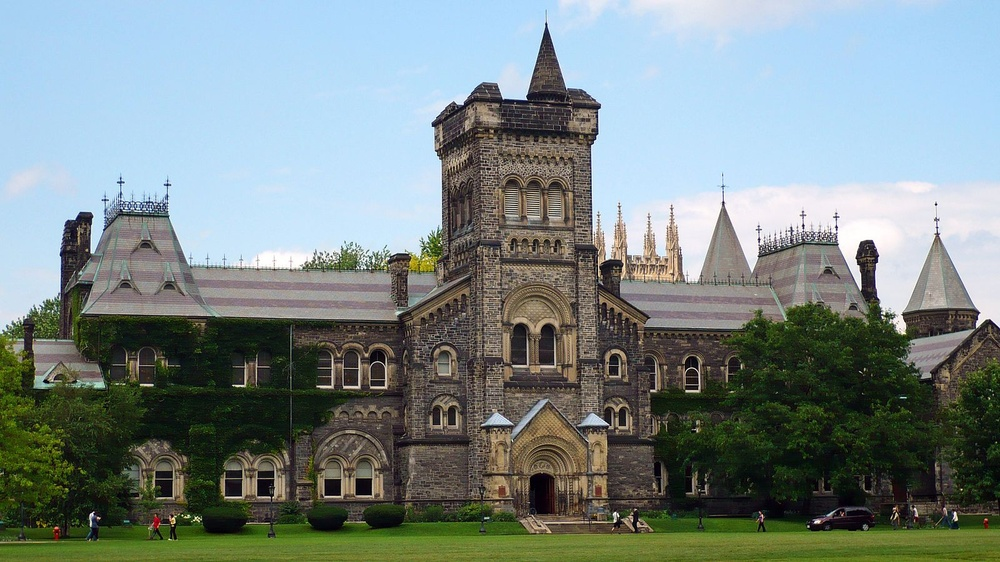
#> input picture images/leftang.jpeg, 1000 x 562 px, shrunk from 1600 x 900 before the run
$ python task3.py   (older library calls are emulated)
#> lines starting #> are read from the running program, lines starting #| are printed output that depends on the picture; after the words box and inside, x2 and y2 are one past the last pixel; in counts of white or black regions, pixels touching at a corner belong together
import matplotlib.pyplot as plt
import cv2
import numpy as np

corner_threshold = 1e6
show_corners = True
scatterplot = False
print_evs = False

# load I1 saved as I1.jpeg
I1 = cv2.imread('images/leftang.jpeg', cv2.IMREAD_GRAYSCALE)
#> I1: shape (562, 1000); min 0, max 255, mean 132.2
I2 = cv2.imread('images/centang.jpeg', cv2.IMREAD_GRAYSCALE)
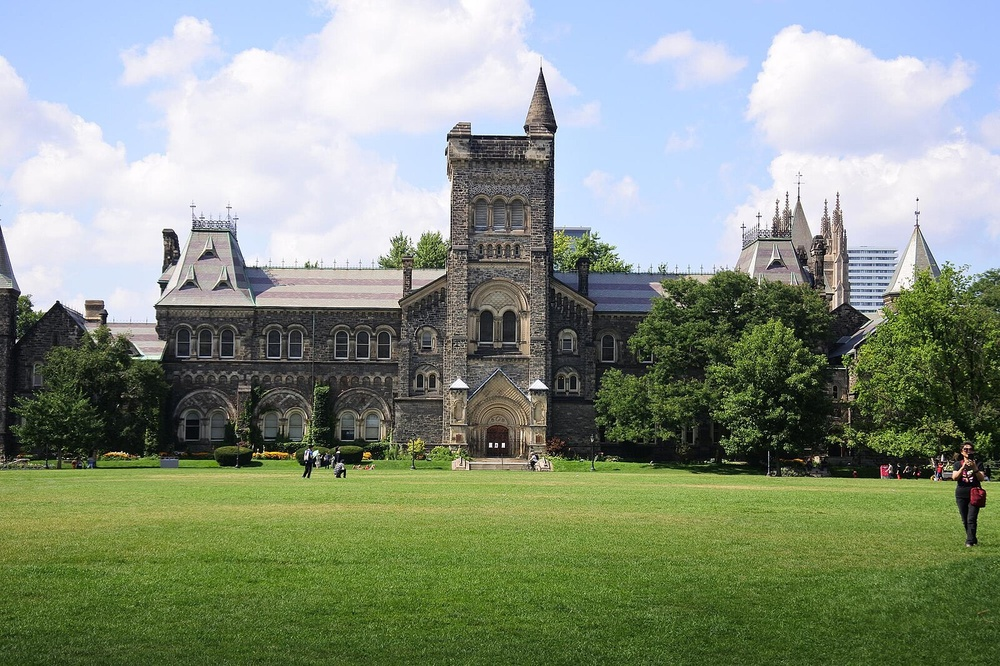
#> input picture images/centang.jpeg, 1000 x 666 px, shrunk from 1600 x 1066 before the run
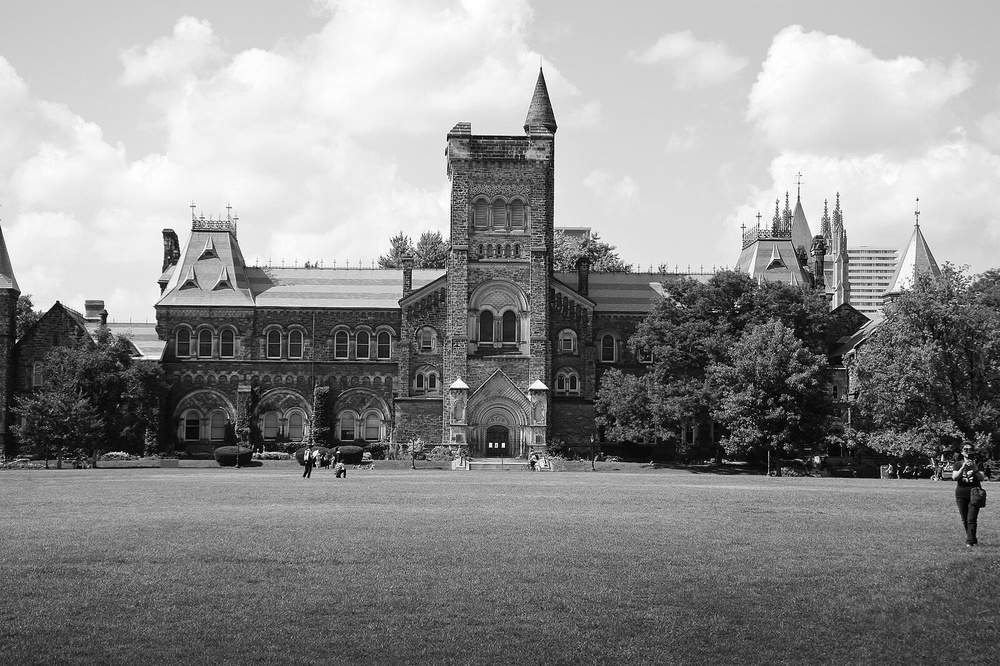
#> I2: shape (666, 1000); min 0, max 255, mean 141.9

def get_eigenvalues(img):
    blur = cv2.GaussianBlur(img, (5,5), 7)
    Ix = cv2.Sobel(blur, cv2.CV_64F, 1, 0, ksize=5)
    Iy = cv2.Sobel(blur, cv2.CV_64F, 0, 1, ksize=5)

    IxIy = np.multiply(Ix, Iy)
    Ix2 = np.multiply(Ix, Ix)
    Iy2 = np.multiply(Iy, Iy)

    Ix2_blur = cv2.GaussianBlur(Ix2, (25, 25), 35 * 5)
    Iy2_blur = cv2.GaussianBlur(Iy2, (25, 25), 35 * 5)
    IxIy_blur = cv2.GaussianBlur(IxIy, (25, 25), 35 * 5)

    det = np.multiply(Ix2_blur, Iy2_blur) - np.multiply(IxIy_blur,IxIy_blur)
    trace = Ix2_blur + Iy2_blur

    eigenv1 = (trace + np.sqrt(trace**2 - 4*det))/2
    eigenv2 = (trace - np.sqrt(trace**2 - 4*det))/2

    print("the shape of eigenvalues: ", eigenv1.shape)
#| the shape of eigenvalues:  (562, 1000)

    return eigenv1, eigenv2

lambda1_I1, lambda2_I1 = get_eigenvalues(I1)
lambda1_I2, lambda2_I2 = get_eigenvalues(I2)
#> in get_eigenvalues (call 2), `IxIy_blur = cv2.GaussianBlur(IxIy, (25, 25), 35 * 5)`:
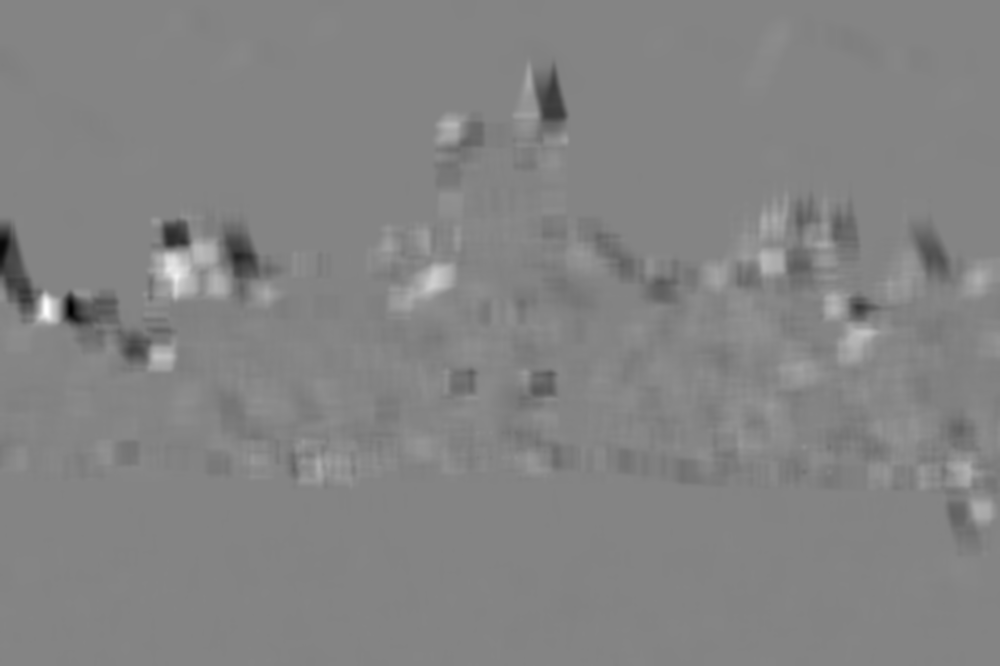
#> IxIy_blur: shape (666, 1000) float64; min -1489058.1, max 1381073, mean -3094.1; drawn with min black and max white
#| the shape of eigenvalues:  (666, 1000)

if print_evs:
    print("Eigenvalues for I1:")
    print("λ1 (I1):", lambda1_I1)
    print("λ2 (I1):", lambda2_I1)

    print("\nEigenvalues for I2:")
    print("λ1 (I2):", lambda1_I2)
    print("λ2 (I2):", lambda2_I2)


# Filter where lambda1 > lambda2
mask_I1 = lambda1_I1 > lambda2_I1
#> mask_I1: shape (562, 1000) bool; every value is 1
mask_I2 = lambda1_I2 > lambda2_I2
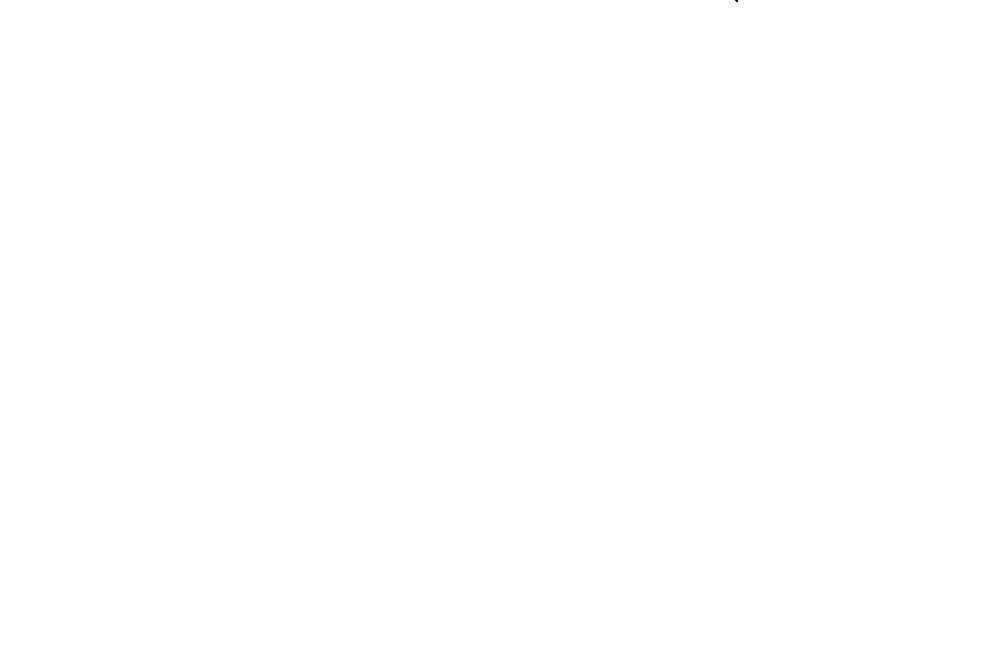
#> mask_I2: shape (666, 1000) bool; 100% white; black in thin lines or dots, all inside (x1, y1, x2, y2) = (735, 0, 738, 2)


if scatterplot:
    # Scatter plot for I1
    plt.figure(figsize=(12, 5))
    plt.subplot(1, 2, 1)
    plt.scatter(lambda1_I1[mask_I1], lambda2_I1[mask_I1], s=1, alpha=0.5)
    plt.xlabel("λ1 (I1)")
    plt.ylabel("λ2 (I1)")
    plt.title("Scatter plot of Eigenvalues for I1")

    # Scatter plot for I2
    plt.subplot(1, 2, 2)
    plt.scatter(lambda1_I2[mask_I2], lambda2_I2[mask_I2], s=1, alpha=0.5)
    plt.xlabel("λ1 (I2)")
    plt.ylabel("λ2 (I2)")
    plt.title("Scatter plot of Eigenvalues for I2")

    plt.savefig("./images/scatterplot.png")
    plt.show()

if show_corners:
    # smaller threshold for more corners

    # Detect corners for I1
    corners_I1 = (lambda1_I1 > corner_threshold) & (lambda2_I1 > corner_threshold)
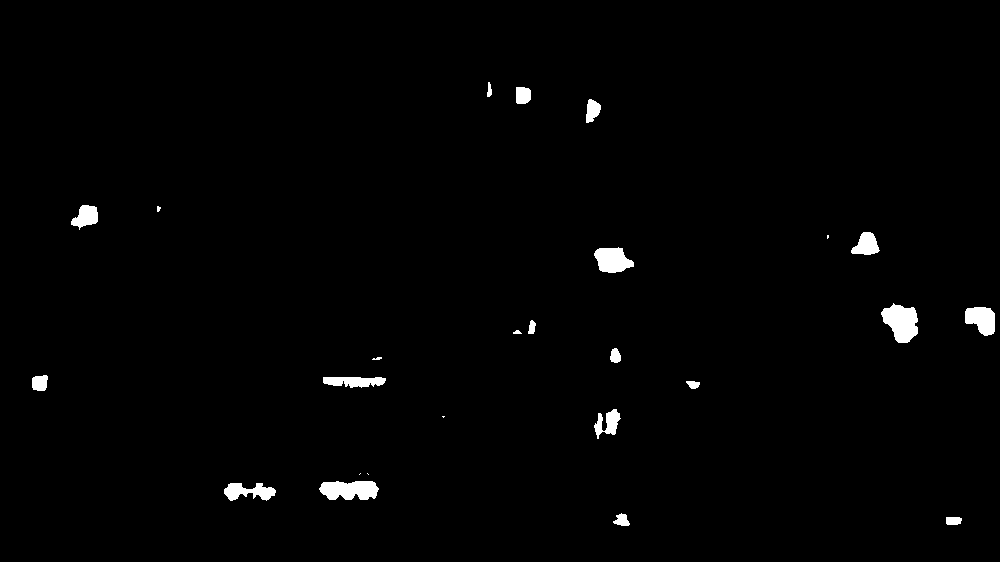
#> corners_I1: shape (562, 1000) bool; 1.3% white; 25 white regions (5 under 20 px), largest, box (x1, y1, x2, y2) and area: (881, 303, 918, 343) 996, (319, 481, 379, 500) 917, (594, 247, 634, 273) 735
    I1_corners = np.zeros_like(I1)
    I1_corners[corners_I1] = 255  # Mark corners in a binary image

    # Detect corners for I2
    corners_I2 = (lambda1_I2 > corner_threshold) & (lambda2_I2 > corner_threshold)
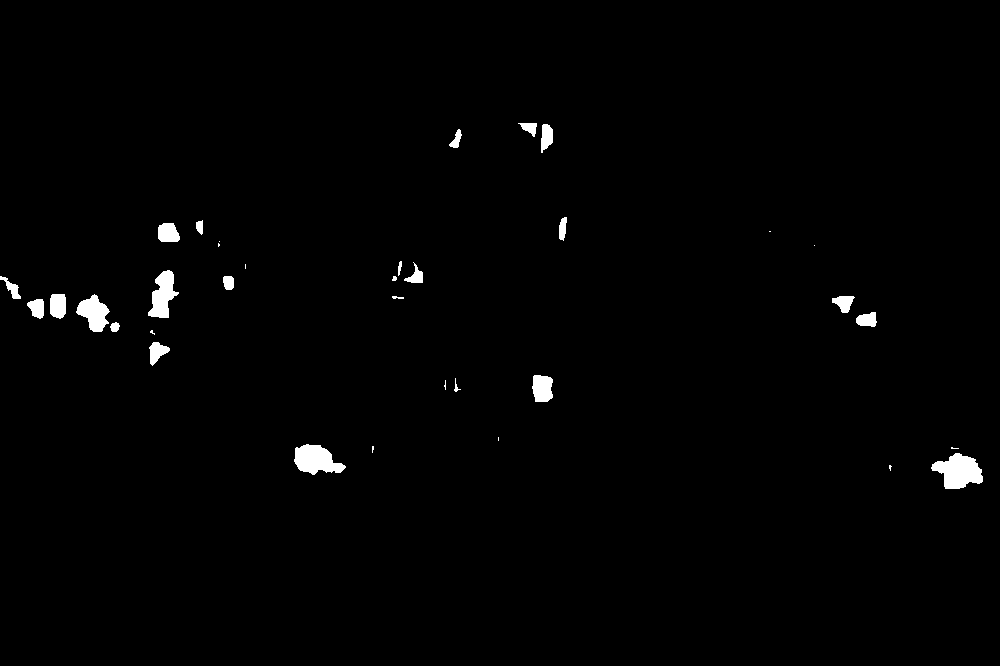
#> corners_I2: shape (666, 1000) bool; 1.1% white; 35 white regions (11 under 20 px), largest, box (x1, y1, x2, y2) and area: (931, 453, 983, 489) 1193, (294, 444, 346, 475) 1027, (148, 270, 179, 318) 833
    I2_corners = np.zeros_like(I2)
    I2_corners[corners_I2] = 255  # Mark corners in a binary image

    # Visualize detected corners on the original images
    plt.figure(figsize=(12, 6))

    # Plot original image with corners for I1
    plt.subplot(1, 2, 1)
    plt.imshow(I1, cmap='gray')
    plt.imshow(I1_corners, alpha=0.5)  # Overlay corners
    plt.title("Detected Corners in I1")

    # Plot original image with corners for I2
    plt.subplot(1, 2, 2)
    plt.imshow(I2, cmap='gray')
    plt.imshow(I2_corners, alpha=0.5)  # Overlay corners
    plt.title("Detected Corners in I2")
    plt.savefig("./images/corners.png")
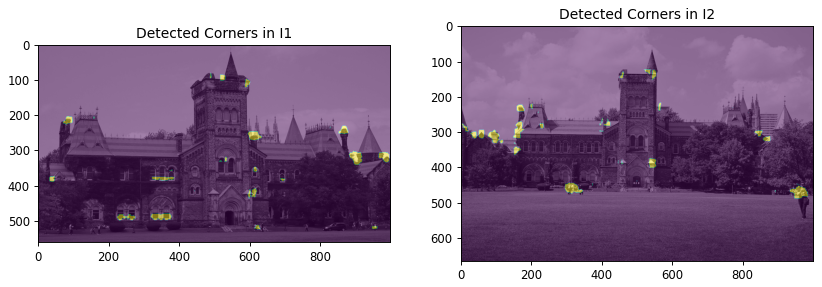
#> figure drawn by matplotlib, 2 panels
    plt.show()
